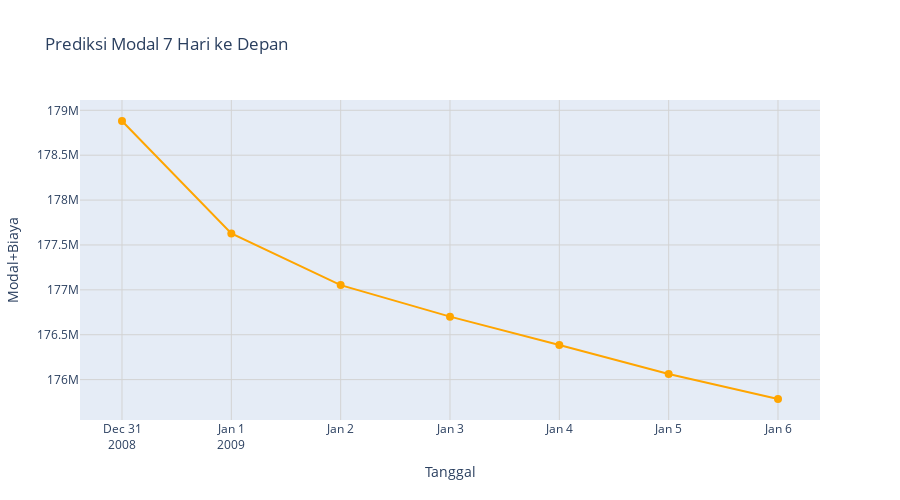

Write notebook code for a chart like this one.
### Code cell
fn.plot_future_predictions(future_dates, future_predictions)

### Figure 1 — Plotly figure (JSON) as saved in the notebook; plotly's stock layout.template omitted (floating-point values rounded to 4 significant figures)
{"data": [{"line": {"color": "orange", "width": 2}, "marker": {"color": "orange", "size": 8}, "mode": "lines+markers", "name": "Prediksi Modal Masa Depan", "type": "scatter", "x": ["2008-12-31", "2009-01-01", "2009-01-02", "2009-01-03", "2009-01-04", "2009-01-05", "2009-01-06"], "y": [178900000.0, 177600000.0, 177100000.0, 176700000.0, 176400000.0, 176100000.0, 175800000.0]}], "layout": {"height": 500, "hovermode": "x unified", "legend": {"title": {"text": "Legend"}}, "title": {"text": "Prediksi Modal 7 Hari ke Depan"}, "xaxis": {"gridcolor": "LightGray", "gridwidth": 1, "showgrid": true, "title": {"text": "Tanggal"}}, "yaxis": {"gridcolor": "LightGray", "gridwidth": 1, "showgrid": true, "title": {"text": "Modal+Biaya"}}}}
